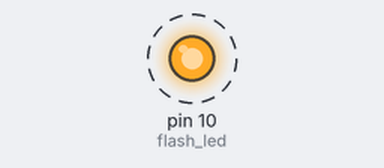
Simulated run of this sketch. Board: Arduino Uno, built with avr-gcc and run on an emulated ATmega328P. On the bench: output pins drawn as LEDs (lit = HIGH). Dashed ring = blinking.

Above: at 0.5 s.
Timing chart, 0 to 4.6 s (numbered marks = the images above):
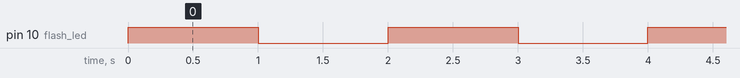

Measured:
- by itself, pin 10 (flash_led): alternates HIGH for 1.0 s and LOW for 1.0 s

The sketch:

TimerTest.ino
```cpp
const int flash_led = 10;
int state = HIGH;

void setup() {
  pinMode(flash_led, OUTPUT);
  digitalWrite(flash_led, HIGH);

  cli();
  TCCR1A = 0;     // Clear timer control register
  TCCR1B = 0;     // Clear timer control register
  TCNT1  = 0;     // Timer counter set to zero
  OCR1A  = 15624; // Compare match register
  TCCR1B |= (1 << WGM12);  // Reset timer counter on interrupt
  /*
   * Prescaler settings for timer 1
   * are controlled by CS10 to CS12:
   * CS12 CS11 CS10
   * 0    0    0    = timer stopped
   * 0    0    1    = prescaler    1 (no prescaler)
   * 0    1    0    = prescaler    8
   * 0    1    1    = prescaler   64
   * 1    0    0    = prescaler  256
   * 1    0    1    = prescaler 1024
   * (110 and 111 used for external clock source)
   *
   * Interrupt frequency will be CS/(PR * (CMR+1))
   * where
   * CS = Arduino Clock Speed (16 MHz usually)
   * PR = Prescaler (see above)
   * CMR = Compare Match Register
   *
   * See https://www.instructables.com/id/Arduino-Timer-Interrupts/
   */
  TCCR1B |= (1 << CS12) | (1 << CS10);
  TIMSK1 |= (1 << OCIE1A);  // Enable timer compare interrupt
  sei();                    // Enable all interrupts
}

void loop()
{
  // Nothing
}

ISR(TIMER1_COMPA_vect)
{
  digitalWrite(flash_led, state);

  state = (state == HIGH) ? LOW : HIGH;
}
```
